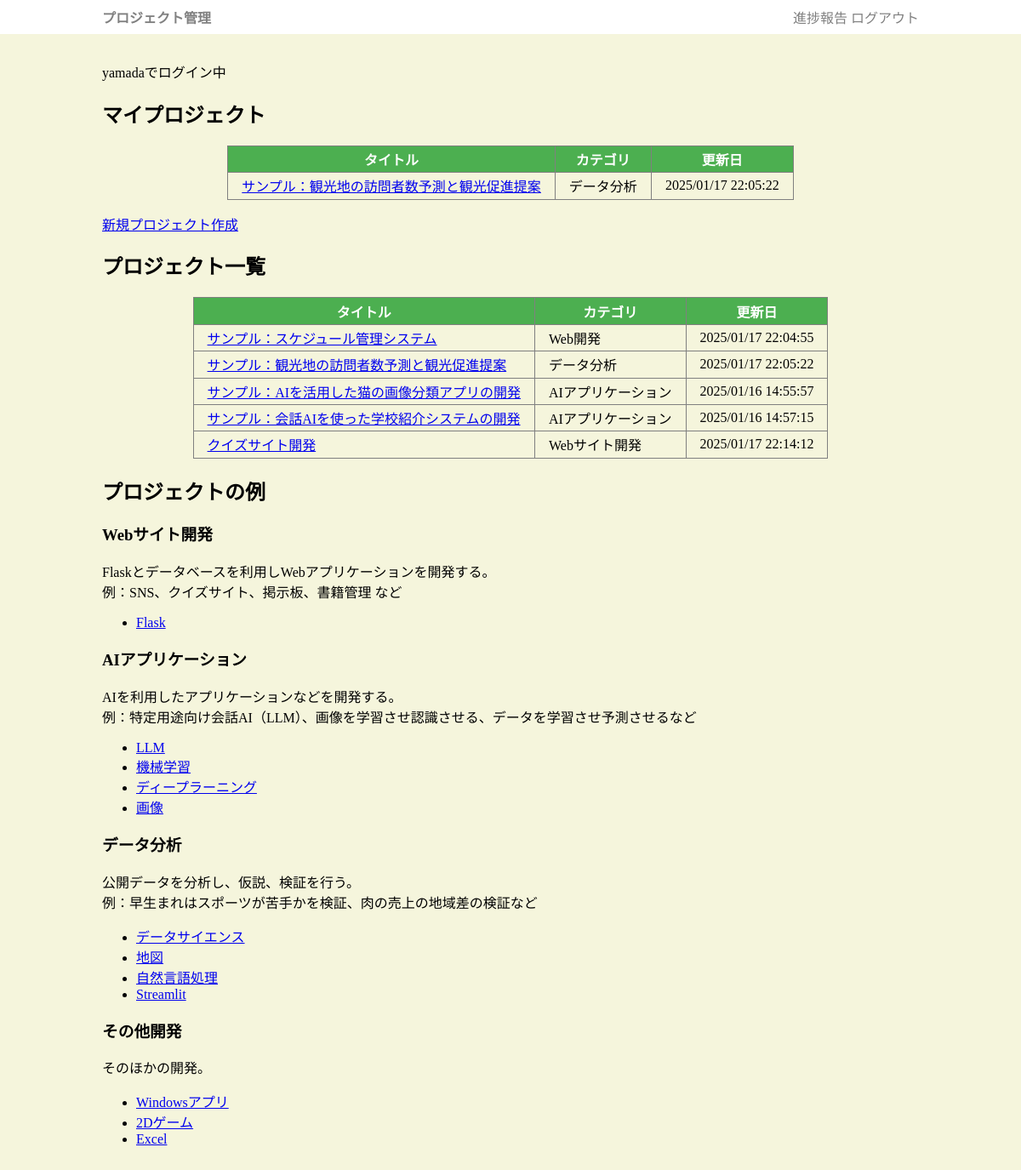
The app's page / (signed in) with its own data.
### app.py (models this page shows, shortened)
class User(db.Model):
    uid = db.Column(db.Integer, primary_key=True)
    uname = db.Column(db.String(255))
    upass = db.Column(db.String(255))
    member = db.relationship('Member', backref='user', lazy=True)
    preport = db.relationship('Preport', backref='user', lazy=True)

class Member(db.Model):
    mid = db.Column(db.Integer, primary_key=True)
    pid = db.Column(db.Integer, db.ForeignKey("project.pid"))
    uid = db.Column(db.Integer, db.ForeignKey("user.uid"))

class Project(db.Model):
    pid = db.Column(db.Integer, primary_key=True)
    title = db.Column(db.String(255))
    category = db.Column(db.String(255))
    desc = db.Column(db.String(65545))
    updated_at = db.Column(db.DateTime, default=datetime.now)
    comment = db.Column(db.String(65545))
    member = db.relationship('Member', backref='project', lazy=True)
    plan = db.relationship('Plan', backref='project', lazy=True)

### app.py (the view)
@app.get('/')
def index():
    if "uid" not in session:
        return redirect("/login")
    rows = Project.query.all()
    user =  User.query.get_or_404(session['uid'])
    return render_template("index.html", rows=rows, user=user)

### templates/index.html (shortened to what this page needs)
{% extends "base.html" %}
{% block main %}
    <p>{{user.uname}}でログイン中</p>
    <h2>マイプロジェクト</h2>
    {% if user.member %}
        <table class="plist">
        <tr><th>タイトル</th><th>カテゴリ</th><th>更新日</th></tr>
        {% for m in user.member %}
        <tr>
            <td class="title"><a href="/project/{{m.project.pid}}">{{m.project.title}}</a></div>
            <td class="category">{{m.project.category}}</a></div>
            <td class="hi">{{m.project.updated_at.strftime('%Y/%m/%d %H:%M:%S')}}</div>
        </tr>
        {% endfor %}
        </table>
        <p><a href="/project_add" class="btn">新規プロジェクト作成</a></p>
    {% else %}
    <div>
        <p>プロジェクトに参加していません。新規プロジェクトを作成するか、既存のプロジェクトのメンバーに参加を申し入れてください。</p>
        <p><a href="/project_add" class="btn">新規プロジェクト作成</a></p>
    </div>
    {% endif %}
    <h2>プロジェクト一覧</h2>
    <table class="plist">
        <tr><th>タイトル</th><th>カテゴリ</th><th>更新日</th></tr>
        {% for r in rows %}
        <tr>
            <td class="title"><a href="/project/{{r.pid}}">{{r.title}}</a></div>
            <td class="category">{{r.category}}</a></div>
            <td class="hi">{{r.updated_at.strftime('%Y/%m/%d %H:%M:%S')}}</div>
        </tr>
        {% endfor %}
    </table>
    <h2>プロジェクトの例</h2>
    <h3>Webサイト開発</h3>
    <p>Flaskとデータベースを利用しWebアプリケーションを開発する。<br>
    例：SNS、クイズサイト、掲示板、書籍管理 など</p>
    <ul>
    <li><a href="http://www.dicre.com/python/flask/">Flask</a></li>
    </ul>
    <h3>AIアプリケーション</h3>
    <p>AIを利用したアプリケーションなどを開発する。<br>
    例：特定用途向け会話AI（LLM）、画像を学習させ認識させる、データを学習させ予測させるなど</p>
    <ul>
    <li><a href="http://www.dicre.com/python/llm/">LLM</a></li>
    <li><a href="http://www.dicre.com/python/ml/">機械学習</a></li>
    <li><a href="http://www.dicre.com/python/deep/">ディープラーニング</a></li>
    <li><a href="http://www.dicre.com/python/image.html">画像</a></li>
    </ul>
    <h3>データ分析</h3>
    <p>公開データを分析し、仮説、検証を行う。<br>
    例：早生まれはスポーツが苦手かを検証、肉の売上の地域差の検証など</p>
    <ul>
    <li><a href="http://www.dicre.com/python/ds">データサイエンス</a></li>
    <li><a href="http://www.dicre.com/python/map/">地図</a></li>
    <li><a href="http://www.dicre.com/python/nlp/">自然言語処理</a></li>
    <li><a href="http://www.dicre.com/python/streamlit/">Streamlit</a></li>
    </ul>
    <h3>その他開発</h3>
    <p>そのほかの開発。</p>
    <ul>
    <li><a href="http://www.dicre.com/python/gui.html">Windowsアプリ</a></li>
    <li><a href="http://www.dicre.com/python/pygame/">2Dゲーム</a></li>
    <li><a href="http://www.dicre.com/python/pyexcel.html">Excel</a></li>
    </ul>
{% endblock %}

### static/style.css (style rules this page uses)
body { padding: 0; margin: 0; background-color: beige; }
table { border-collapse: collapse; margin: 1em auto; }
td,th { border:1px solid gray; padding: 0.2em 1em; }
th { background-color: #4CAF50; color:white; }

### records on screen
User: uname "yamada"
Member: project "サンプル：観光地の訪問者数予測と観光促進提案", project.category "データ分析", project.updated_at "2025/01/17 22:05:22"
Project: title "サンプル：スケジュール管理システム", category "Web開発", updated_at "2025/01/17 22:04:55"
Project: title "サンプル：観光地の訪問者数予測と観光促進提案", category "データ分析", updated_at "2025/01/17 22:05:22"
Project: title "サンプル：AIを活用した猫の画像分類アプリの開発", category "AIアプリケーション", updated_at "2025/01/16 14:55:57"
Project: title "サンプル：会話AIを使った学校紹介システムの開発", category "AIアプリケーション", updated_at "2025/01/16 14:57:15"
Project: title "クイズサイト開発", category "Webサイト開発", updated_at "2025/01/17 22:14:12"
